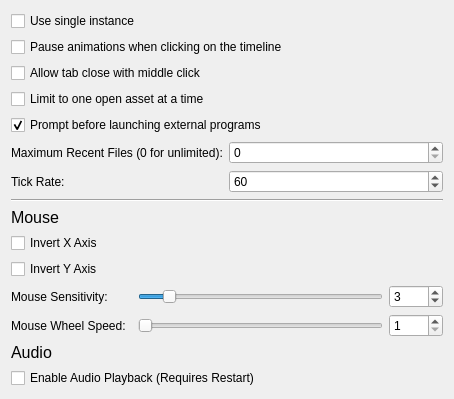
<?xml version="1.0" encoding="UTF-8"?>
<ui version="4.0">
 <class>OptionsPageGeneral</class>
 <widget class="QWidget" name="OptionsPageGeneral">
  <property name="geometry">
   <rect>
    <x>0</x>
    <y>0</y>
    <width>454</width>
    <height>373</height>
   </rect>
  </property>
  <property name="windowTitle">
   <string>Form</string>
  </property>
  <layout class="QGridLayout" name="gridLayout">
   <item row="3" column="0" colspan="2">
    <widget class="QCheckBox" name="OneAssetAtATime">
     <property name="text">
      <string>Limit to one open asset at a time</string>
     </property>
    </widget>
   </item>
   <item row="10" column="0" colspan="2">
    <widget class="QLabel" name="label_5">
     <property name="font">
      <font>
       <pointsize>12</pointsize>
      </font>
     </property>
     <property name="text">
      <string>Audio</string>
     </property>
    </widget>
   </item>
   <item row="0" column="0" colspan="2">
    <widget class="QCheckBox" name="UseSingleInstance">
     <property name="text">
      <string>Use single instance</string>
     </property>
    </widget>
   </item>
   <item row="6" column="0">
    <widget class="QLabel" name="label_3">
     <property name="text">
      <string>Tick Rate:</string>
     </property>
    </widget>
   </item>
   <item row="7" column="0" colspan="2">
    <widget class="Line" name="line">
     <property name="minimumSize">
      <size>
       <width>0</width>
       <height>0</height>
      </size>
     </property>
     <property name="orientation">
      <enum>Qt::Horizontal</enum>
     </property>
    </widget>
   </item>
   <item row="8" column="0" colspan="2">
    <widget class="QLabel" name="label">
     <property name="font">
      <font>
       <pointsize>12</pointsize>
      </font>
     </property>
     <property name="text">
      <string>Mouse</string>
     </property>
     <property name="scaledContents">
      <bool>false</bool>
     </property>
    </widget>
   </item>
   <item row="9" column="0" colspan="2">
    <layout class="QGridLayout" name="gridLayout_2">
     <property name="bottomMargin">
      <number>0</number>
     </property>
     <item row="2" column="3">
      <widget class="QSpinBox" name="MouseSensitivitySpinner">
       <property name="minimum">
        <number>1</number>
       </property>
       <property name="maximum">
        <number>20</number>
       </property>
       <property name="value">
        <number>3</number>
       </property>
      </widget>
     </item>
     <item row="2" column="0">
      <widget class="QLabel" name="label_4">
       <property name="text">
        <string>Mouse Sensitivity:</string>
       </property>
      </widget>
     </item>
     <item row="3" column="0">
      <widget class="QLabel" name="label_6">
       <property name="text">
        <string>Mouse Wheel Speed:</string>
       </property>
      </widget>
     </item>
     <item row="0" column="0" colspan="4">
      <widget class="QCheckBox" name="InvertMouseX">
       <property name="text">
        <string>Invert X Axis</string>
       </property>
      </widget>
     </item>
     <item row="1" column="0" colspan="4">
      <widget class="QCheckBox" name="InvertMouseY">
       <property name="text">
        <string>Invert Y Axis</string>
       </property>
      </widget>
     </item>
     <item row="2" column="2">
      <widget class="QSlider" name="MouseSensitivitySlider">
       <property name="minimum">
        <number>1</number>
       </property>
       <property name="maximum">
        <number>20</number>
       </property>
       <property name="value">
        <number>3</number>
       </property>
       <property name="orientation">
        <enum>Qt::Horizontal</enum>
       </property>
      </widget>
     </item>
     <item row="3" column="2">
      <widget class="QSlider" name="MouseWheelSpeedSlider">
       <property name="minimum">
        <number>1</number>
       </property>
       <property name="maximum">
        <number>2048</number>
       </property>
       <property name="orientation">
        <enum>Qt::Horizontal</enum>
       </property>
      </widget>
     </item>
     <item row="3" column="3">
      <widget class="QSpinBox" name="MouseWheelSpeedSpinner">
       <property name="minimum">
        <number>1</number>
       </property>
       <property name="maximum">
        <number>2048</number>
       </property>
      </widget>
     </item>
    </layout>
   </item>
   <item row="1" column="0" colspan="2">
    <widget class="QCheckBox" name="PauseAnimationsOnTimelineClick">
     <property name="text">
      <string>Pause animations when clicking on the timeline</string>
     </property>
    </widget>
   </item>
   <item row="12" column="0" colspan="2">
    <spacer name="verticalSpacer">
     <property name="orientation">
      <enum>Qt::Vertical</enum>
     </property>
     <property name="sizeHint" stdset="0">
      <size>
       <width>20</width>
       <height>0</height>
      </size>
     </property>
    </spacer>
   </item>
   <item row="11" column="0" colspan="2">
    <layout class="QGridLayout" name="gridLayout_3">
     <property name="bottomMargin">
      <number>0</number>
     </property>
     <item row="0" column="0">
      <widget class="QCheckBox" name="EnableAudioPlayback">
       <property name="text">
        <string>Enable Audio Playback (Requires Restart)</string>
       </property>
      </widget>
     </item>
    </layout>
   </item>
   <item row="2" column="0" colspan="2">
    <widget class="QCheckBox" name="AllowTabCloseWithMiddleClick">
     <property name="text">
      <string>Allow tab close with middle click</string>
     </property>
    </widget>
   </item>
   <item row="5" column="1">
    <widget class="QSpinBox" name="MaxRecentFiles">
     <property name="maximum">
      <number>100</number>
     </property>
    </widget>
   </item>
   <item row="6" column="1">
    <widget class="QSpinBox" name="TickRate">
     <property name="minimum">
      <number>1</number>
     </property>
     <property name="maximum">
      <number>1000</number>
     </property>
     <property name="value">
      <number>60</number>
     </property>
    </widget>
   </item>
   <item row="5" column="0">
    <widget class="QLabel" name="label_2">
     <property name="sizePolicy">
      <sizepolicy hsizetype="Fixed" vsizetype="Preferred">
       <horstretch>0</horstretch>
       <verstretch>0</verstretch>
      </sizepolicy>
     </property>
     <property name="text">
      <string>Maximum Recent Files (0 for unlimited):</string>
     </property>
    </widget>
   </item>
   <item row="4" column="0" colspan="2">
    <widget class="QCheckBox" name="PromptExternalProgramLaunch">
     <property name="text">
      <string>Prompt before launching external programs</string>
     </property>
     <property name="checked">
      <bool>true</bool>
     </property>
    </widget>
   </item>
  </layout>
 </widget>
 <resources/>
 <connections/>
</ui>
